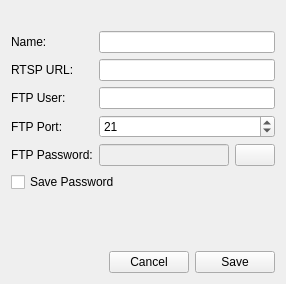
<?xml version="1.0" encoding="UTF-8"?>
<ui version="4.0">
 <class>CameraInfoWidget</class>
 <widget class="QWidget" name="CameraInfoWidget">
  <property name="geometry">
   <rect>
    <x>0</x>
    <y>0</y>
    <width>286</width>
    <height>284</height>
   </rect>
  </property>
  <property name="windowTitle">
   <string>Camera</string>
  </property>
  <layout class="QVBoxLayout" name="verticalLayout">
   <item>
    <widget class="QLabel" name="welcomeLabel">
     <property name="text">
      <string/>
     </property>
     <property name="alignment">
      <set>Qt::AlignCenter</set>
     </property>
    </widget>
   </item>
   <item>
    <layout class="QFormLayout" name="formLayout">
     <item row="0" column="0">
      <widget class="QLabel" name="label">
       <property name="text">
        <string>Name:</string>
       </property>
      </widget>
     </item>
     <item row="0" column="1">
      <widget class="QLineEdit" name="nameLineEdit"/>
     </item>
     <item row="1" column="0">
      <widget class="QLabel" name="label_2">
       <property name="text">
        <string>RTSP URL:</string>
       </property>
      </widget>
     </item>
     <item row="1" column="1">
      <widget class="QLineEdit" name="rtspUrlLineEdit"/>
     </item>
     <item row="2" column="0">
      <widget class="QLabel" name="label_3">
       <property name="text">
        <string>FTP User:</string>
       </property>
      </widget>
     </item>
     <item row="2" column="1">
      <widget class="QLineEdit" name="ftpUserLineEdit"/>
     </item>
     <item row="4" column="0">
      <widget class="QLabel" name="label_4">
       <property name="text">
        <string>FTP Password:</string>
       </property>
      </widget>
     </item>
     <item row="4" column="1">
      <layout class="QHBoxLayout" name="horizontalLayout_2">
       <item>
        <widget class="QLineEdit" name="ftpPasswordLineEdit">
         <property name="enabled">
          <bool>false</bool>
         </property>
         <property name="echoMode">
          <enum>QLineEdit::Password</enum>
         </property>
        </widget>
       </item>
       <item>
        <widget class="QPushButton" name="seePasswordBtn">
         <property name="enabled">
          <bool>true</bool>
         </property>
         <property name="text">
          <string/>
         </property>
         <property name="icon">
          <iconset resource="data/resources.qrc">
           <normaloff>:/icons/icons/eye.svg</normaloff>:/icons/icons/eye.svg</iconset>
         </property>
        </widget>
       </item>
      </layout>
     </item>
     <item row="5" column="0" colspan="2">
      <widget class="QCheckBox" name="savePasswordCheckBox">
       <property name="text">
        <string>Save Password</string>
       </property>
      </widget>
     </item>
     <item row="3" column="0">
      <widget class="QLabel" name="label_5">
       <property name="text">
        <string>FTP Port:</string>
       </property>
      </widget>
     </item>
     <item row="3" column="1">
      <widget class="QSpinBox" name="ftpPortSpinBox">
       <property name="maximum">
        <number>65535</number>
       </property>
       <property name="value">
        <number>21</number>
       </property>
      </widget>
     </item>
    </layout>
   </item>
   <item>
    <spacer name="verticalSpacer">
     <property name="orientation">
      <enum>Qt::Vertical</enum>
     </property>
     <property name="sizeHint" stdset="0">
      <size>
       <width>20</width>
       <height>40</height>
      </size>
     </property>
    </spacer>
   </item>
   <item>
    <layout class="QHBoxLayout" name="horizontalLayout">
     <item>
      <spacer name="horizontalSpacer">
       <property name="orientation">
        <enum>Qt::Horizontal</enum>
       </property>
       <property name="sizeHint" stdset="0">
        <size>
         <width>40</width>
         <height>20</height>
        </size>
       </property>
      </spacer>
     </item>
     <item>
      <widget class="QPushButton" name="cancelBtn">
       <property name="text">
        <string>Cancel</string>
       </property>
      </widget>
     </item>
     <item>
      <widget class="QPushButton" name="saveBtn">
       <property name="text">
        <string>Save</string>
       </property>
      </widget>
     </item>
    </layout>
   </item>
  </layout>
 </widget>
 <resources>
  <include location="data/resources.qrc"/>
 </resources>
 <connections>
  <connection>
   <sender>saveBtn</sender>
   <signal>clicked()</signal>
   <receiver>CameraInfoWidget</receiver>
   <slot>save()</slot>
   <hints>
    <hint type="sourcelabel">
     <x>263</x>
     <y>262</y>
    </hint>
    <hint type="destinationlabel">
     <x>278</x>
     <y>225</y>
    </hint>
   </hints>
  </connection>
  <connection>
   <sender>cancelBtn</sender>
   <signal>clicked()</signal>
   <receiver>CameraInfoWidget</receiver>
   <slot>cancel()</slot>
   <hints>
    <hint type="sourcelabel">
     <x>181</x>
     <y>264</y>
    </hint>
    <hint type="destinationlabel">
     <x>147</x>
     <y>244</y>
    </hint>
   </hints>
  </connection>
  <connection>
   <sender>savePasswordCheckBox</sender>
   <signal>toggled(bool)</signal>
   <receiver>ftpPasswordLineEdit</receiver>
   <slot>setEnabled(bool)</slot>
   <hints>
    <hint type="sourcelabel">
     <x>77</x>
     <y>170</y>
    </hint>
    <hint type="destinationlabel">
     <x>150</x>
     <y>144</y>
    </hint>
   </hints>
  </connection>
  <connection>
   <sender>seePasswordBtn</sender>
   <signal>clicked()</signal>
   <receiver>CameraInfoWidget</receiver>
   <slot>seePassword()</slot>
   <hints>
    <hint type="sourcelabel">
     <x>258</x>
     <y>143</y>
    </hint>
    <hint type="destinationlabel">
     <x>282</x>
     <y>149</y>
    </hint>
   </hints>
  </connection>
 </connections>
 <slots>
  <slot>save()</slot>
  <slot>cancel()</slot>
  <slot>seePassword()</slot>
 </slots>
</ui>
